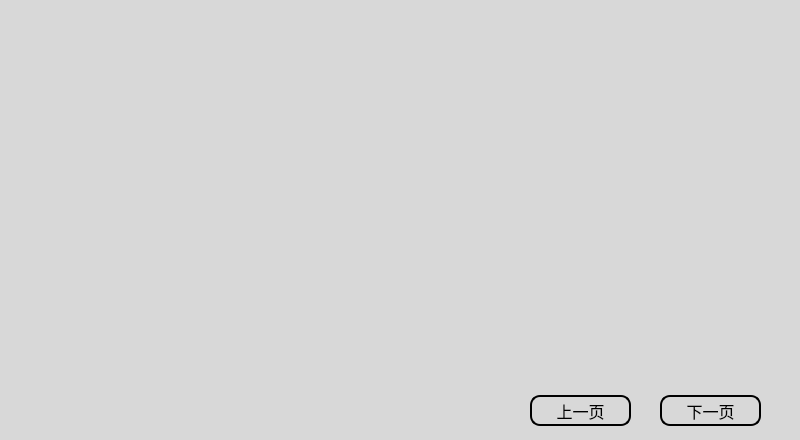
<?xml version="1.0" encoding="UTF-8"?>
<ui version="4.0">
 <class>VehicleStatesPage</class>
 <widget class="QWidget" name="VehicleStatesPage">
  <property name="geometry">
   <rect>
    <x>0</x>
    <y>0</y>
    <width>800</width>
    <height>440</height>
   </rect>
  </property>
  <property name="windowTitle">
   <string>Form</string>
  </property>
  <property name="styleSheet">
   <string notr="true"/>
  </property>
  <widget class="QLabel" name="VehicleRunPage_background">
   <property name="geometry">
    <rect>
     <x>0</x>
     <y>0</y>
     <width>800</width>
     <height>440</height>
    </rect>
   </property>
   <property name="styleSheet">
    <string notr="true">background-color: rgb(216, 216, 216);</string>
   </property>
   <property name="text">
    <string/>
   </property>
  </widget>
  <widget class="QLabel" name="VehicleStatesPage_Label_Page">
   <property name="geometry">
    <rect>
     <x>360</x>
     <y>390</y>
     <width>131</width>
     <height>41</height>
    </rect>
   </property>
   <property name="styleSheet">
    <string notr="true">font: 75 bold 18px;</string>
   </property>
   <property name="text">
    <string/>
   </property>
  </widget>
  <widget class="QPushButton" name="VehicleStatesPage_Button_NextPage">
   <property name="geometry">
    <rect>
     <x>660</x>
     <y>395</y>
     <width>101</width>
     <height>31</height>
    </rect>
   </property>
   <property name="focusPolicy">
    <enum>Qt::NoFocus</enum>
   </property>
   <property name="styleSheet">
    <string notr="true">font: 75  16px;
color: rgb(0, 0, 0);
background-color: rgb(216, 216, 216);
border:2px solid black;
border-radius:10px;
padding:2px 4px;</string>
   </property>
   <property name="text">
    <string>下一页</string>
   </property>
  </widget>
  <widget class="QPushButton" name="VehicleStatesPage_Button_PrePage">
   <property name="geometry">
    <rect>
     <x>530</x>
     <y>395</y>
     <width>101</width>
     <height>31</height>
    </rect>
   </property>
   <property name="focusPolicy">
    <enum>Qt::NoFocus</enum>
   </property>
   <property name="styleSheet">
    <string notr="true">font: 75  16px;
color: rgb(0, 0, 0);
background-color: rgb(216, 216, 216);
border:2px solid black;
border-radius:10px;
padding:2px 4px;</string>
   </property>
   <property name="text">
    <string>上一页</string>
   </property>
  </widget>
 </widget>
 <resources/>
 <connections/>
</ui>
